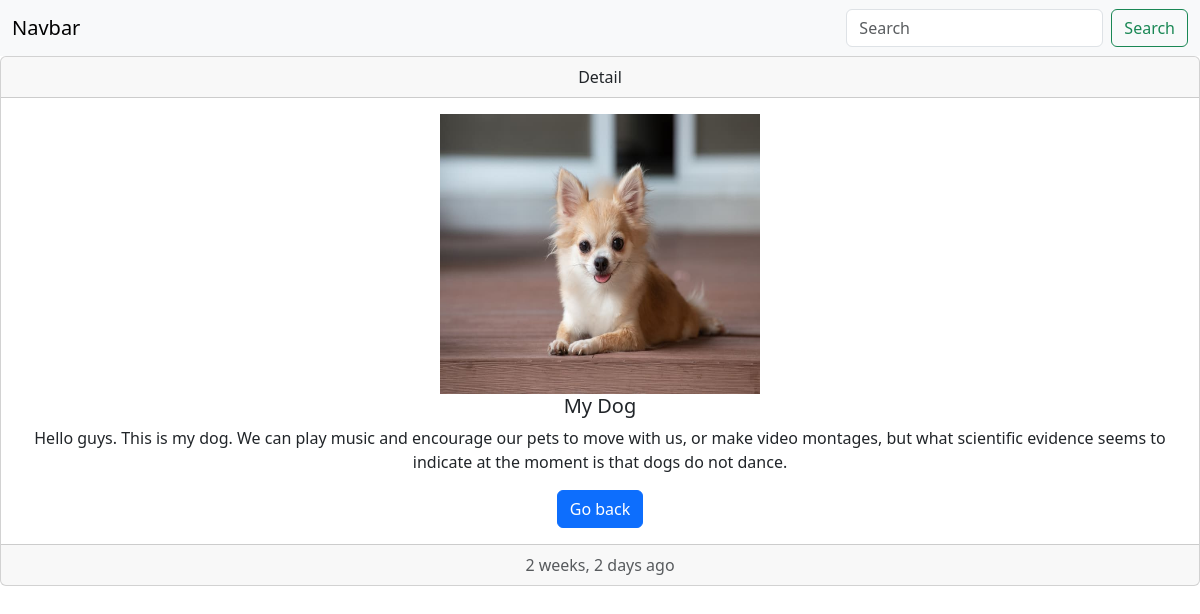
The page /postdetail/3/ on the database its author committed.
### posts/models.py (models this page shows, shortened)
class Post(models.Model):
    title = models.CharField(max_length=255)
    photo=models.ImageField(upload_to='photo')
    post_body = models.TextField()
    date=models.DateField(auto_now=True)

### posts/views.py (the view)
# urls.py: path('postdetail/<int:id>/', postdetail, name='postdetail'),
def postdetail(request,id):
    data=Post.objects.filter(id=id)
    context={"data":data}
    return render(request,'postdetails.html',context)

### templates/postdetails.html (shortened to what this page needs)
{% load static %}
<!DOCTYPE html>
    <html lang="en">
    <head>
        <link rel="stylesheet" href="{% static 'css/bootstrap.min.css' %}">
    </head>
    <body>
        <nav class="navbar bg-body-tertiary">
            <div class="container-fluid">
              <a class="navbar-brand">Navbar</a>
              <form class="d-flex" role="search">
                <input class="form-control me-2" type="search" placeholder="Search" aria-label="Search"/>
                <button class="btn btn-outline-success" type="submit">Search</button>
              </form>
            </div>
          </nav>
        {% for i in data %}
        <div class="card text-center">
            <div class="card-header">
              Detail
            </div>
            <div class="card-body">
                <img src="{{i.photo.url}}">
              <h5 class="card-title">{{i.title}}</h5>
              <p class="card-text">{{i.post_body}}</p>
              <a href="{% url 'posts' %}" class="btn btn-primary">Go back</a>
            </div>
            <div class="card-footer text-body-secondary">
                {{i.date | timesince}} ago
            </div>
          </div>
        {% endfor %}
    </body>
    </html>

### templates/postdetails.html (style rules this page uses)
img { width:320px; height:280px; }

### rows shown on the page
Post: photo (picture), title "My Dog", post_body "Hello guys. This is my dog. We can play music and encourage our pets to move with us, or make video montages, but what scientific evidence seems to indicate at the moment is that dogs do not dance.", date "2 weeks, 2 days"
